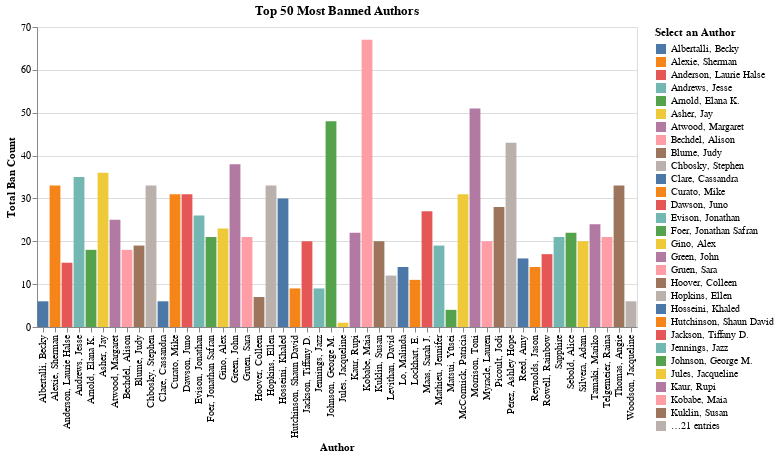

Notebook cell for this chart:
### Code cell
# adding number of bans to the authors books
top_books['BookDetails'] = top_books['Title'] + ' (' + top_books['BanCount'].astype(str) + ' bans)'

author_selection = alt.selection_single(fields=['Author'], name="SelectAuthor", empty='all')

# Top 50 Most Banned Authors and their Most Banned Book on hover
bars = alt.Chart(top_books).mark_bar().encode(
    x=alt.X('Author:N', title='Author'),
    y=alt.Y('BanCount:Q', title='Total Ban Count'),
    color=alt.Color('Author:N', legend=alt.Legend(title='Select an Author')),
    opacity=alt.condition(author_selection, alt.value(1), alt.value(0.3)) 
).add_params(
    author_selection
).properties(
    width=600,
    height=300,
    title='Top 50 Most Banned Authors'
)

bars = bars.encode(
    tooltip=[
        alt.Tooltip('Author:N', title='Author'),
        alt.Tooltip('BookDetails:N', title='Most Banned Book'),
        alt.Tooltip('States:N', title='States Banned'),
    ]
)
final_chart = bars
final_chart.show()
